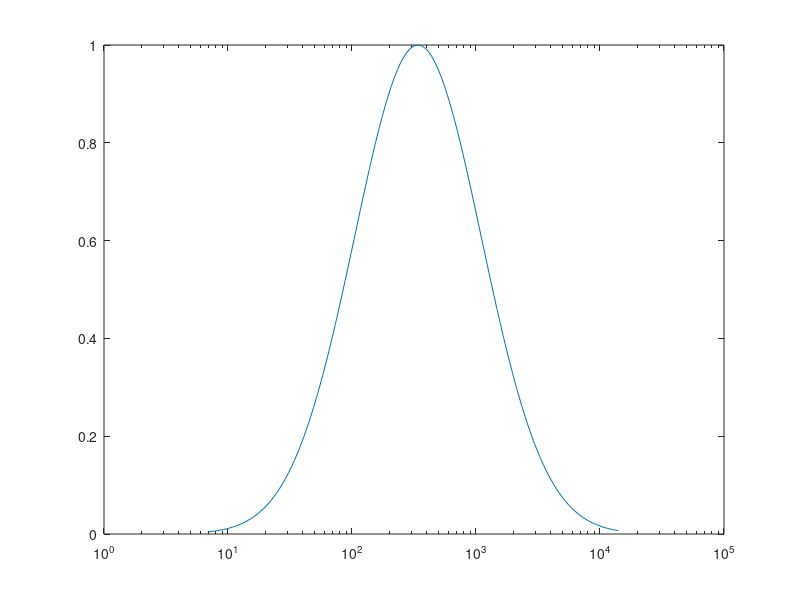

Reproduce this figure in MATLAB. (Note: this script raises an error after producing the figure.)
clc;
clear;
close all; 

noteDur = .5;
% cScale = key2note(1, 42, noteDur);
cScale = zeros(1,1);


ff=2.^(2.78:1/12:13.7814);
fc=340;
variance = 1.7;
Wf = exp((-(log2(ff)-log2(fc)).^2)/(2*variance^2));

figure()
semilogx(ff,Wf);



for i = 1:12:97
    cScale = [cScale toneGen(i,.5,variance,fc)];
end


cScale = [cScale cScale cScale];
figure();
plot(cScale)
figure();
spectrogram(cScale,2048,[],2048,8000); 


soundsc(cScale,22050);
figure()
plotspec(cScale,22050);